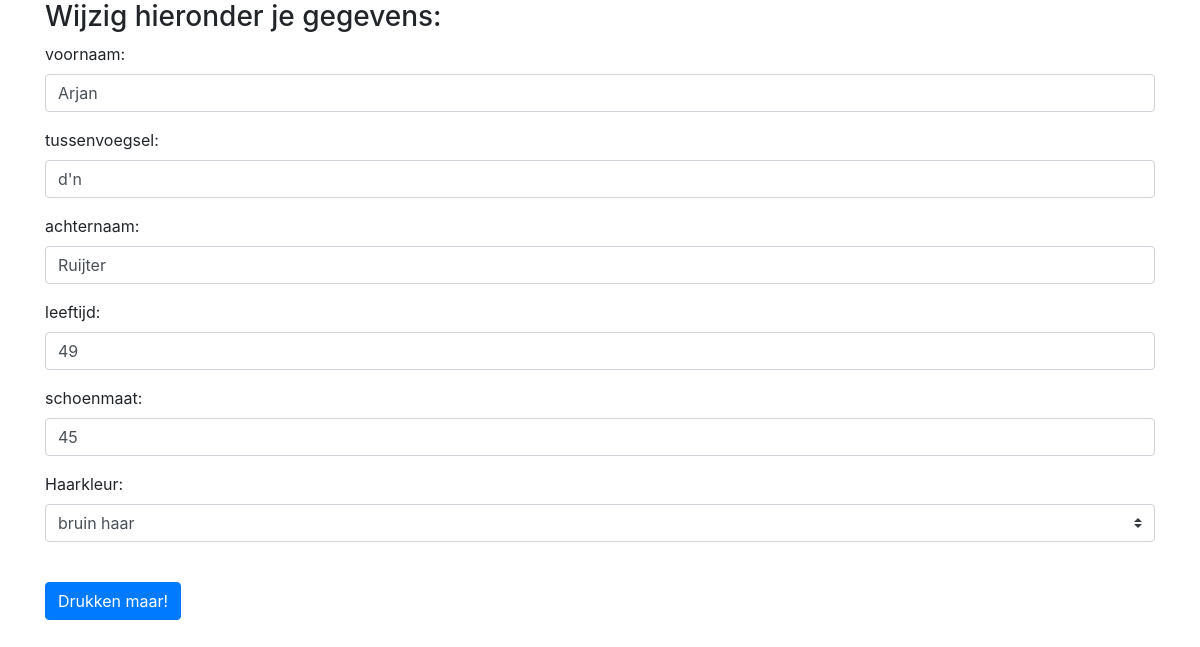
/update.php?id=60, run on the app's committed database.
### tables this page shows
CREATE TABLE IF NOT EXISTS `users` (
  `id` int(10) unsigned NOT NULL AUTO_INCREMENT,
  `voornaam` varchar(100) NOT NULL,
  `tussenvoegsel` varchar(20) NOT NULL,
  `achternaam` varchar(100) NOT NULL,
  `leeftijd` tinyint(3) unsigned NOT NULL,
  `schoenmaat` tinyint(3) unsigned NOT NULL,
  PRIMARY KEY (`id`)
);

### update.php (the view, shortened to what this page needs)
<?php
  if (is_numeric($_GET["id"])) {
  include("./connect_db.php");
  $sql = "SELECT * FROM `users` WHERE `id` = " . $_GET["id"];
  $result = mysqli_query($conn, $sql);
  $record = mysqli_fetch_assoc($result);
  } else {
    header("Location: ./index.php");
  }
?>
<!doctype html>
<html lang="en">
  <head>
    <link rel="stylesheet" href="https://maxcdn.bootstrapcdn.com/bootstrap/4.0.0-beta.2/css/bootstrap.min.css">
  </head>
  <body>
  <div class="container">
    <h3>Wijzig hieronder je gegevens:</h3>
      <form method="post" action="./update_data.php">
        <div class="form-group">
          <label for="voornaamId">voornaam:</label>
          <input type="text" name="voornaam" id="voornaamId" class="form-control" value="<?php echo $record["voornaam"]; ?>">
        </div>
        <div class="form-group">
          <label for="tussenvoegselId">tussenvoegsel:</label>
          <input type="text" name="tussenvoegsel" id="tussenvoegselId" class="form-control" value="<?php echo $record["tussenvoegsel"]; ?>" required>
        </div>
        <div class="form-group">
          <label for="achternaamId">achternaam: </label>
          <input type="text" name="achternaam" id="achternaamId" class="form-control" value="<?php echo $record["achternaam"]; ?>">
        </div>
        <div class="form-group">
          <label for="leeftijdId">leeftijd: </label>
          <input type="number" name="leeftijd" min="18" max="123" id="leeftijdId" class="form-control" value="<?php echo $record["leeftijd"]; ?>">
        </div>
        <div class="form-group">
          <label for="schoenmaatId">schoenmaat: </label>
          <input type="number" name="schoenmaat" id="schoenmaatId" class="form-control" value="<?php echo $record["schoenmaat"]; ?>">
        </div>
        <div class="form-group">
          <label for="haarkleurId">Haarkleur: </label>
          <select name="haarkleur" class="form-control custom-select" id="haarkleurId"><br>
            <option value="bruin">bruin haar</option>
          </select>
        </div>
        <br>
        <button type="submit" class="btn btn-primary">Drukken maar!</button>
      </form>
    </div>
  </body>
</html>

### data on the page
users: voornaam "Arjan", tussenvoegsel "d'n", achternaam "Ruijter", leeftijd "49", schoenmaat "45"
